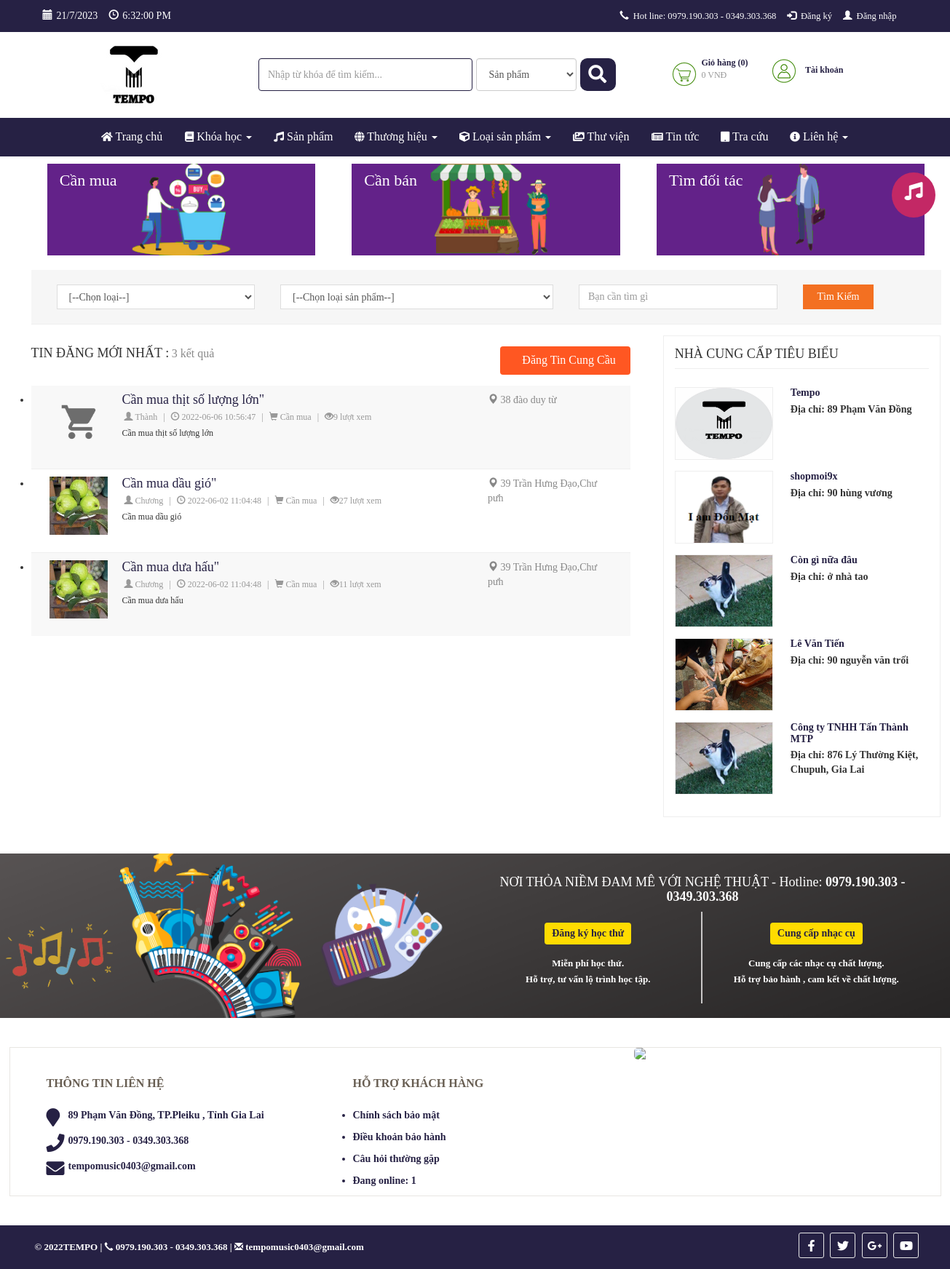
Page /index.php/ketnoicungcau/cung on the earlier database version.
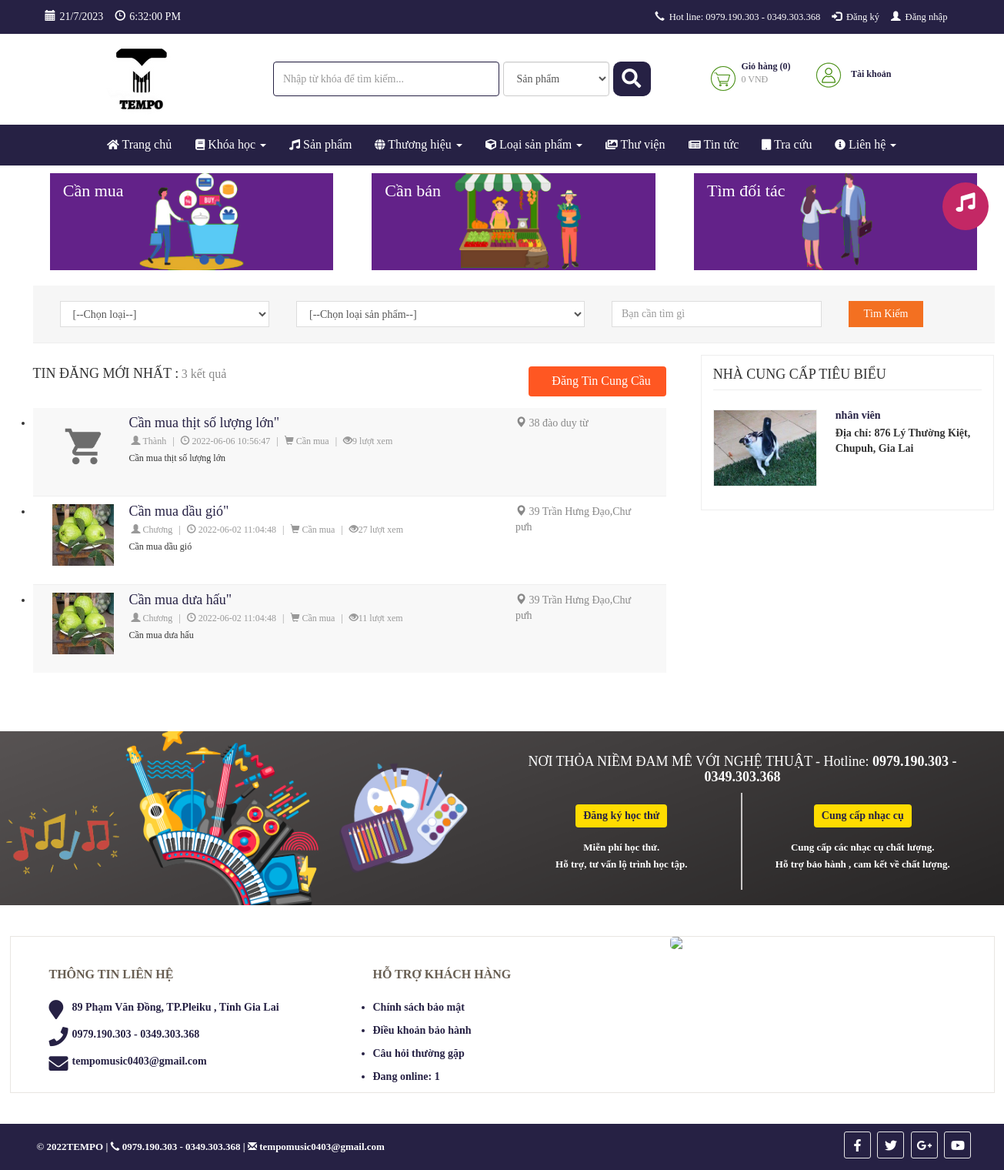
Same page on the later database version.
### tables this page shows
CREATE TABLE `db_ketnoicungcau` (
  `id` int(11) NOT NULL,
  `nguoidang` varchar(100) NOT NULL,
  `phone` varchar(100) NOT NULL,
  `address` varchar(255) NOT NULL,
  `tieude` varchar(255) NOT NULL,
  `detail` text NOT NULL,
  `catid` int(11) DEFAULT NULL,
  `ngaydang` datetime NOT NULL,
  `luotxem` int(11) NOT NULL,
  `trash` int(1) NOT NULL DEFAULT 1,
  `status` int(1) NOT NULL DEFAULT 1,
  `price` varchar(255) NOT NULL,
  `hinhanh` varchar(255) DEFAULT NULL,
  `type` int(11) NOT NULL DEFAULT 1
);

CREATE TABLE `db_user` (
  `id` int(11) NOT NULL,
  `fullname` varchar(255) NOT NULL,
  `username` varchar(225) NOT NULL,
  `password` varchar(64) NOT NULL,
  `role` int(11) NOT NULL,
  `email` varchar(255) NOT NULL,
  `gender` int(1) NOT NULL,
  `phone` varchar(15) NOT NULL,
  `address` varchar(255) NOT NULL,
  `img` varchar(255) NOT NULL,
  `created` datetime NOT NULL,
  `trash` int(1) NOT NULL DEFAULT 1,
  `status` int(1) NOT NULL DEFAULT 1,
  `detail` text DEFAULT NULL,
  `star` int(11) NOT NULL DEFAULT 1
);

### application/controllers/Ketnoicungcau.php (called while the page is built, shortened)
<?php
class Ketnoicungcau extends CI_Controller {
    function __construct() {
        $this->load->model('frontend/Mproduct');
        $this->load->model('frontend/Mcategory');
        $this->load->model('frontend/Mcontent');
		$this->load->model('frontend/Mproducer');
		$this->load->model('backend/Muser');
		$this->load->model('frontend/Mketnoicungcau');
        $this->data['com']='ketnoicungcau';
    }
	public function cung(){
		$this->load->library('phantrang');
		$limit=10;
		$current=$this->phantrang->PageCurrent();
		$first=$this->phantrang->PageFirst($limit, $current);
		$type =1;
		$total=$this->Mketnoicungcau->cungcau_list_count($type);
		$this->data['strphantrang']=$this->phantrang->PagePer($total, $current, $limit, $url='ketnoicungcau');
		$this->data['list']=$this->Mketnoicungcau->cungcau_list($limit,$first,$type);
		$this->data['listShop']=$this->Muser->users_banhang_five();
		$this->data['title']="TEMPO  - Liên hệ";
		$this->data['view']='index';
		$this->load->view('frontend/layout',$this->data);
	}
}

### index.php (called while the page is built, shortened)
<?php
require_once BASEPATH.'core/CodeIgniter.php';

### application/models/frontend/Mketnoicungcau.php (called while the page is built, shortened)
<?php
class Mketnoicungcau extends CI_Model {
    public function __construct()
    {
        $this->table = $this->db->dbprefix('ketnoicungcau');
    }
    public function cungcau_list($limit, $first,$type){
        $this->db->where('trash', 1);
		$this->db->where('status', 1);
		$this->db->where('type', $type);
        $this->db->order_by('ngaydang', 'desc');
        $query = $this->db->get($this->table, $limit, $first);
        return $query->result_array();
    }
	public function cungcau_list_count($type){
        $this->db->where('status', 1);
        $this->db->where('trash', 1);
		$this->db->where('type', $type);
        $query = $this->db->get($this->table);
        return count($query->result_array());
    }
}

### application/models/backend/Muser.php (called while the page is built, shortened)
<?php if ( ! defined('BASEPATH')) exit('No direct script access allowed');
class Muser extends CI_Model {
	public function __construct(){
        $this->table = $this->db->dbprefix('user');
    }
	public function users_banhang_five(){
        $this->db->where('trash', 1);
        $this->db->where('id !=', 1);
		$this->db->where('role !=', 1);
		$this->db->limit(5);
        $this->db->order_by('id', 'desc');
        $query = $this->db->get($this->table);
        return $query->result_array();
    }
}

### application/views/frontend/components/ketnoicungcau/index.php (the view, shortened to what the rows shown need)
<section>
	<div class="container">
		<div class="container">
			<div class="buy-center">
				<div class="row">
					<div class="col-md-8">
						<div class="row heading-page- ">
							<div class="col-md-6  col-xs-12  block-h1 results-typeAds">
								<h1>TIN ĐĂNG MỚI NHẤT :</h1>
							</div>
						</div>
						<div class="buy-center-linked-list ">
							<ul class="buy-center-linked-list-columns">
								<?php if (count($list) == 0) : ?>
									<p>Chưa có tin nào !</p>
								<?php else : ?>
									<?php foreach ($list as $sp) : ?>
										<li class="buy-li">
											<div class="col-md-9 col-sm-9 buy-left">
												<div class="news-buy">
													<div class="icon-buy-li">
														<a>
															<img style="width: 100%;height: 100%;" src="public/images/ketnoicungcau/<?php echo $sp['hinhanh'] ?>" alt="">
														</a>
													</div>
													<div class="wrap-buy-li">
														<h4><a class="help-center-link" href="#detail_modal" data-toggle="modal" data-detalhes='<?= json_encode($sp); ?>' data-id="<?php echo $sp['id'] ?>"><?php echo $sp['tieude'] ?>"</a></h4>
														<div class="info-buy">
															<span class="userport">
																<span><i class="glyphicon glyphicon-user" aria-hidden="true"></i><a href="#" class="cursorsHover"><?php echo $sp['nguoidang'] ?></a></span>
															</span>
															<span style="margin-left: 5px;margin-right: 5px">|</span>
															<span class="port-time">
																<span><i class="glyphicon glyphicon-time" aria-hidden="true"></i> <?php echo $sp['ngaydang'] ?></span>
															</span>
															<span style="margin-left: 5px;margin-right: 5px">|</span>
															<span class="port-time">
																<?php if ($sp['type'] == 1) : ?>
																	<span><i class="glyphicon glyphicon-shopping-cart" aria-hidden="true"></i> Cần mua</span>
																<?php elseif ($sp['type'] == 2) : ?>
																	<span><i class="glyphicon glyphicon-leaf" aria-hidden="true"></i> Cần bán</span>
																<?php else : ?>
																	<span><i class="glyphicon glyphicon-lock" aria-hidden="true"></i> Tìm đối tác</span>
																<?php endif; ?>
															</span>
															<span style="margin-left: 5px;margin-right: 5px">|</span>
															<span class="port-time">
																<span><i class="glyphicon glyphicon-eye-open" aria-hidden="true"></i><?php echo $sp['luotxem'] ?> lượt xem</span>
															</span>
														</div>
														<div class="post-desc">
															<?php echo $sp['tieude'] ?>
														</div>
													</div>
												</div>
											</div>
											<div class="col-md-3 col-sm-3 text-l">
												<div class="post-area">
													<i class="glyphicon glyphicon-map-marker" aria-hidden="true"></i>
													<?php echo $sp['address'] ?>
												</div>
											</div>
											<div class="clearfix"></div>
										</li>
									<?php endforeach; ?>
							</ul>
						<?php endif; ?>
						</div>
					</div>
					<div class="col-md-4">
						<div class="ncc-center-topic">
							<div class="block-h1">
								<h1>Nhà cung cấp tiêu biểu</h1>
							</div>
							<div class="wrap-ncc-r match-my-cols is-flex1">
								<?php if (count($listShop) == 0) : ?>
									<p>Không có nhà cung cấp !</p>
								<?php else : ?>
									<?php foreach ($listShop as $ls) : ?>
										<div class="ncc-rightlist media">
											<a class="pull-left" href="doanhngiep/detail/<?php echo $ls['id'] ?>">
												<img style="width: 100%;height: 100%;" class="img-ncc-right-list" title="" alt="" src="public/images/admin/<?php echo $ls['img'] ?>">
											</a>
											<div class="media-body">
												<h4 class="media-heading"><a href="doanhngiep/detail/<?php echo $ls['id'] ?>"><?php echo $ls['fullname'] ?></a></h4>
												<p style="margin-bottom: 0"><b>Địa chỉ: <?php echo $ls['address'] ?></p>
											</div>
										</div>
									<?php endforeach; ?>
							</div>
						<?php endif; ?>
						</div>
					</div>
				</div>
			</div>
		</div>
	</div>
</section>

Differences in the rows shown:
removed db_user: img (picture), fullname "Tempo", address "89 Phạm Văn Đồng"
removed db_user: img (picture), fullname "shopmoi9x", address "90 hùng vương"
removed db_user: img (picture), fullname "Còn gì nữa đâu", address "ở nhà tao"
removed db_user: img (picture), fullname "Lê Văn Tiến", address "90 nguyễn văn trối"
changed db_user "876 Lý Thường Kiệt, Chupuh, Gia Lai": fullname "Công ty TNHH Tấn Thành MTP" → "nhân viên"
